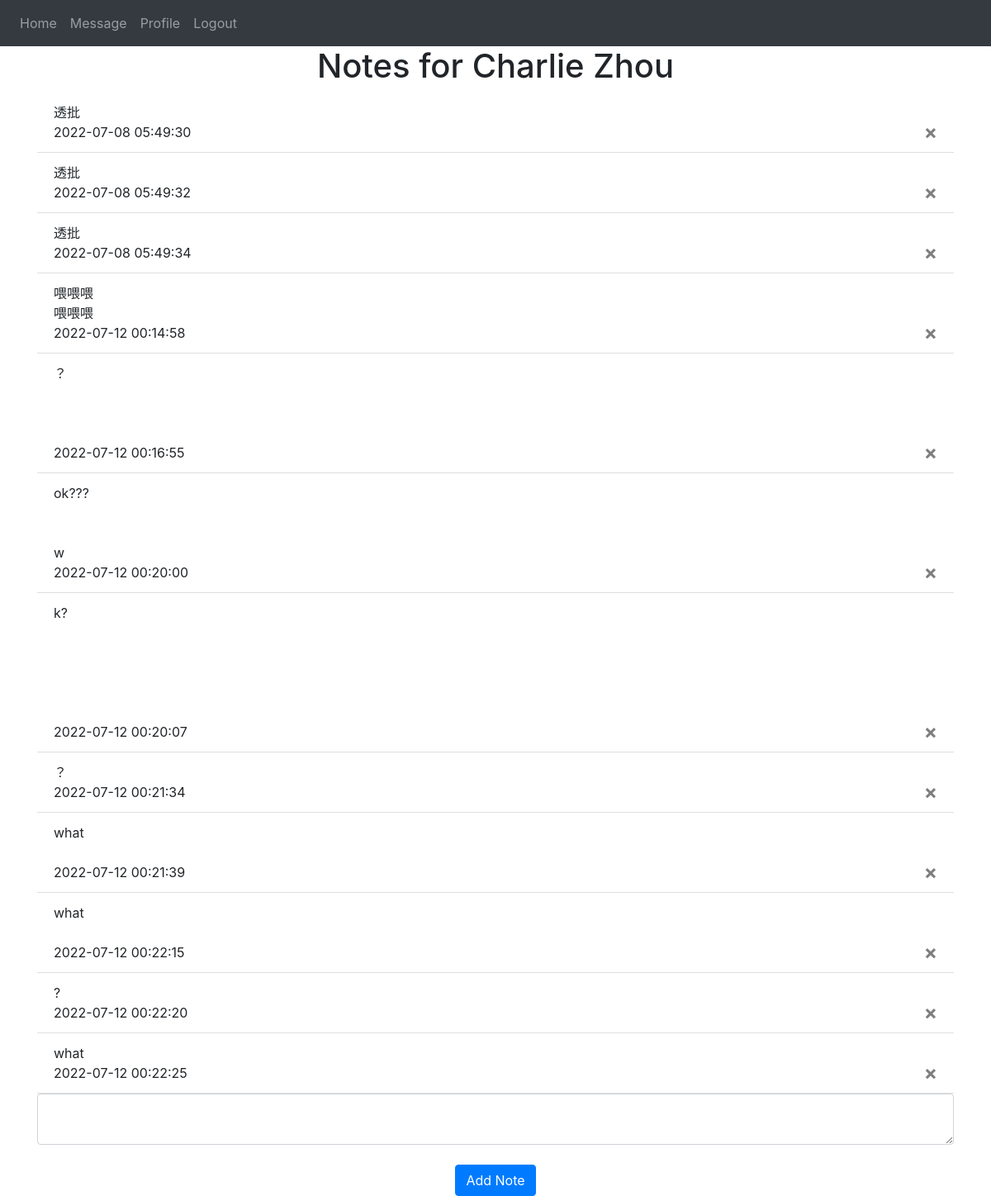
The app's page / (signed in) with its own data.
### website/models.py (models this page shows)
class User(db.Model, UserMixin):
    id = db.Column(db.Integer, primary_key=True)
    email = db.Column(db.String(50), unique=True)
    password = db.Column(db.String(30))
    first_name = db.Column(db.String(50))
    last_name = db.Column(db.String(50))
    notes = db.relationship('Note')

class Note(db.Model):
    id = db.Column(db.Integer, primary_key=True)
    data = db.Column(db.String(1000000))
    date = db.Column(db.DateTime(timezone=True), default=func.now())
    user_id = db.Column(db.Integer, db.ForeignKey('user.id'))

### website/views.py (the view, shortened to what this page needs)
@views.route('/', methods=['GET', 'POST'])
@login_required
def home():
    return render_template("home.html", user=current_user)

### website/__init__.py (called while the page is built)
def create_app():
    app = Flask(__name__)
    app.config['SECRET_KEY'] = 'QAQ12345'
    app.config['SQLALCHEMY_DATABASE_URI'] = f'sqlite:///{DB_NAME}'
    db.init_app(app)
    from .views import views
    from .auth import auth
    app.register_blueprint(views, url_prefix='/')
    app.register_blueprint(auth, url_prefix='/')
    from .models import User, Note
    create_database(app)
    login_manager = LoginManager()
    login_manager.login_view = 'auth.login'
    login_manager.init_app(app)
    @login_manager.user_loader
    def load_user(id):
        return User.query.get(int(id))
    return app

### website/templates/home.html
{% extends "base.html" %} {% block title %}Home{% endblock %} {% block content
%}
<h1 align="center">Notes for {{ user.first_name }} {{ user.last_name }}</h1>
<ul class="list-group list-group-flush" id="notes">
  {% for note in user.notes %}
  <li class="list-group-item">
    {% for text in note.data.split('\n') %}
    {{ text }}
    <br />
    {% endfor %}
    {{ note.date }}
    <button type="button" class="close" onClick="deleteNote({{ note.id }})">
      <span aria-hidden="true">&times;</span>
    </button>
  </li>
  {% endfor %}
</ul>
<form method="POST">
  <textarea name="note" id="note" class="form-control"></textarea>
  <br />
  <div align="center">
    <button type="submit" class="btn btn-primary">Add Note</button>
  </div>
</form>
{% endblock %}

### records on screen
User: first_name "Charlie", last_name "Zhou"
Note: data "透批", date "2022-07-08 05:49:30"
Note: data "透批", date "2022-07-08 05:49:32"
Note: data "透批", date "2022-07-08 05:49:34"
Note: text "喂喂喂" "喂喂喂", date "2022-07-12 00:14:58"
Note: text "？", date "2022-07-12 00:16:55"
Note: text "ok???" "w", date "2022-07-12 00:20:00"
Note: text "k?", date "2022-07-12 00:20:07"
Note: text "？", date "2022-07-12 00:21:34"
Note: text "what", date "2022-07-12 00:21:39"
Note: text "what", date "2022-07-12 00:22:15"
Note: text "?", date "2022-07-12 00:22:20"
Note: data "what", date "2022-07-12 00:22:25"
